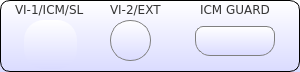
    <widget class="QFrame" name="fp_VI_ICM_SL">
     <property name="geometry">
      <rect>
       <x>54</x>
       <y>84</y>
       <width>300</width>
       <height>72</height>
      </rect>
     </property>
     <property name="styleSheet">
      <string notr="true">/*QFrame{border:2px solid black; background-color: rgba(0,0,0,0);border-radius:10px;}
QLabel{border:1px solid rgba(0,0,0,0);}*/
QFrame{border:1px solid black; background-color: qlineargradient(x1: 0, y1: 0, x2: 0, y2: 1,stop: 0 #ffffff, stop: 1 #dadbff);border-radius:10px;}
QLabel{border:1px solid rgba(0,0,0,0);
background-color: rgb(0, 0, 0,0);
}

</string>
     </property>
     <property name="frameShape">
      <enum>QFrame::StyledPanel</enum>
     </property>
     <property name="frameShadow">
      <enum>QFrame::Raised</enum>
     </property>
     <widget class="QFrame" name="fp_Guarding">
      <property name="geometry">
       <rect>
        <x>195</x>
        <y>26</y>
        <width>80</width>
        <height>30</height>
       </rect>
      </property>
      <property name="styleSheet">
       <string notr="true">border:1px solid gray;
 border-top-right-radius: 8px;
 border-top-left-radius: 8px;
 border-bottom-right-radius: 15px;
 border-bottom-left-radius: 15px;</string>
      </property>
      <property name="frameShape">
       <enum>QFrame::StyledPanel</enum>
      </property>
      <property name="frameShadow">
       <enum>QFrame::Raised</enum>
      </property>
     </widget>
     <widget class="QFrame" name="fp_VI2_EXT">
      <property name="geometry">
       <rect>
        <x>110</x>
        <y>20</y>
        <width>41</width>
        <height>41</height>
       </rect>
      </property>
      <property name="styleSheet">
       <string notr="true">border:1px solid gray;border-radius:20px;
image: url(:/new/prefix1/Button-Blank-Gray-icon.png);</string>
      </property>
      <property name="frameShape">
       <enum>QFrame::StyledPanel</enum>
      </property>
      <property name="frameShadow">
       <enum>QFrame::Raised</enum>
      </property>
     </widget>
     <widget class="QLabel" name="fp_VI1_ICM_SL_label">
      <property name="geometry">
       <rect>
        <x>11</x>
        <y>1</y>
        <width>74</width>
        <height>17</height>
       </rect>
      </property>
      <property name="font">
       <font>
        <family>DejaVu Sans</family>
        <pointsize>9</pointsize>
        <weight>50</weight>
        <bold>false</bold>
       </font>
      </property>
      <property name="styleSheet">
       <string notr="true">color: rgb(53, 53, 53);</string>
      </property>
      <property name="text">
       <string>VI-1/ICM/SL</string>
      </property>
     </widget>
     <widget class="QLabel" name="fp_VI2_EXT_label">
      <property name="geometry">
       <rect>
        <x>106</x>
        <y>1</y>
        <width>60</width>
        <height>17</height>
       </rect>
      </property>
      <property name="font">
       <font>
        <family>DejaVu Sans</family>
        <pointsize>9</pointsize>
        <weight>50</weight>
        <bold>false</bold>
       </font>
      </property>
      <property name="styleSheet">
       <string notr="true">color: rgb(53, 53, 53);</string>
      </property>
      <property name="text">
       <string>VI-2/EXT</string>
      </property>
     </widget>
     <widget class="QFrame" name="fp_VI1_ICM_SL">
      <property name="geometry">
       <rect>
        <x>24</x>
        <y>20</y>
        <width>53</width>
        <height>49</height>
       </rect>
      </property>
      <property name="styleSheet">
       <string notr="true">border:1px rgba(0,0,0,0);border-radius:20px;
image: url(:/fp_images/VI_SL_ICM.png);</string>
      </property>
      <property name="frameShape">
       <enum>QFrame::StyledPanel</enum>
      </property>
      <property name="frameShadow">
       <enum>QFrame::Raised</enum>
      </property>
     </widget>
     <widget class="QLabel" name="fp_ICM_Guard">
      <property name="geometry">
       <rect>
        <x>196</x>
        <y>1</y>
        <width>75</width>
        <height>17</height>
       </rect>
      </property>
      <property name="font">
       <font>
        <family>DejaVu Sans</family>
        <pointsize>9</pointsize>
        <weight>50</weight>
        <bold>false</bold>
       </font>
      </property>
      <property name="styleSheet">
       <string notr="true">color: rgb(53, 53, 53);</string>
      </property>
      <property name="text">
       <string>ICM GUARD</string>
      </property>
     </widget>
    </widget>
